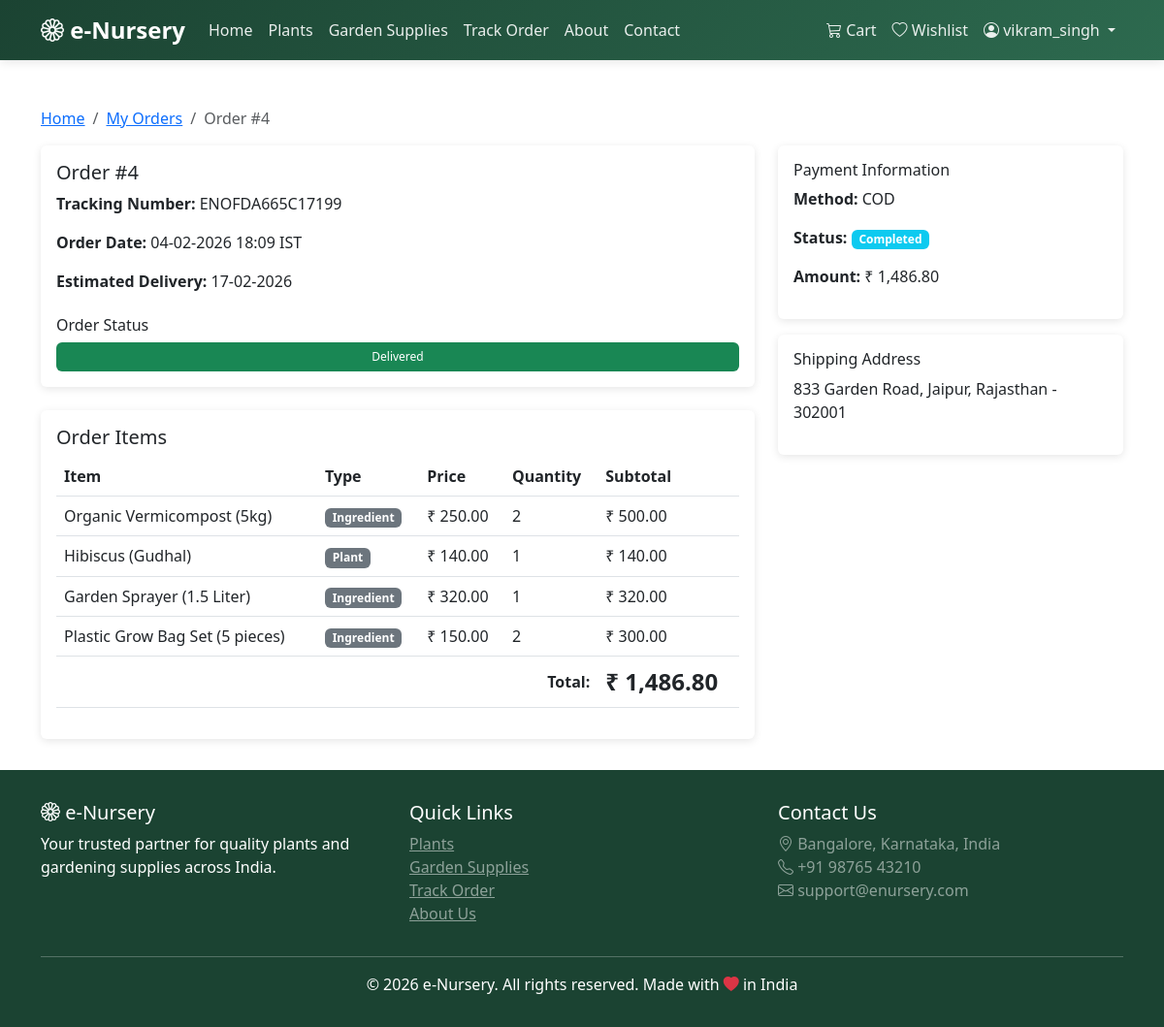
The page /order/4 (signed in) on the database its author committed.
### models.py (models this page shows, shortened)
class User(UserMixin, db.Model):
    __tablename__ = 'users'
    id = db.Column(db.Integer, primary_key=True)
    username = db.Column(db.String(80), unique=True, nullable=False)
    email = db.Column(db.String(120), unique=True, nullable=False)
    password_hash = db.Column(db.String(200), nullable=False)
    full_name = db.Column(db.String(100))
    phone = db.Column(db.String(15))
    address = db.Column(db.Text)
    city = db.Column(db.String(50))
    state = db.Column(db.String(50))
    pincode = db.Column(db.String(10))
    role = db.Column(db.String(20), default='user')  # 'admin' or 'user'
    created_at = db.Column(db.DateTime, default=datetime.utcnow)
    cart_items = db.relationship('Cart', backref='user', lazy=True, cascade='all, delete-orphan')
    orders = db.relationship('Order', backref='user', lazy=True)
    wishlists = db.relationship('Wishlist', backref='user', lazy=True, cascade='all, delete-orphan')
    reviews = db.relationship('Review', backref='user', lazy=True)

class Order(db.Model):
    __tablename__ = 'orders'
    id = db.Column(db.Integer, primary_key=True)
    user_id = db.Column(db.Integer, db.ForeignKey('users.id'), nullable=False)
    total_amount = db.Column(db.Float, nullable=False)
    order_status = db.Column(db.String(50), default='Pending')
    payment_status = db.Column(db.String(50), default='Pending')
    payment_method = db.Column(db.String(50))
    tracking_number = db.Column(db.String(50), unique=True)
    shipping_address = db.Column(db.Text)
    estimated_delivery = db.Column(db.DateTime)
    created_at = db.Column(db.DateTime, default=datetime.utcnow)
    order_items = db.relationship('OrderItem', backref='order', lazy=True, cascade='all, delete-orphan')

class OrderItem(db.Model):
    __tablename__ = 'order_items'
    id = db.Column(db.Integer, primary_key=True)
    order_id = db.Column(db.Integer, db.ForeignKey('orders.id'), nullable=False)
    item_type = db.Column(db.String(20), nullable=False)  # 'plant' or 'ingredient'
    item_id = db.Column(db.Integer, nullable=False)
    item_name = db.Column(db.String(100))
    quantity = db.Column(db.Integer, nullable=False)
    price = db.Column(db.Float, nullable=False)
    subtotal = db.Column(db.Float, nullable=False)

### routes.py (the view)
    @app.route('/order/<int:id>')
    @login_required
    def order_detail(id):
        order = Order.query.get_or_404(id)
        if order.user_id != current_user.id and current_user.role != 'admin':
            flash('Unauthorized', 'danger')
            return redirect(url_for('index'))
        return render_template('order_detail.html', order=order)

### app.py (called while the page is built)
@login_manager.user_loader
def load_user(user_id):
    return User.query.get(int(user_id))

### templates/order_detail.html (shortened to what this page needs)
{% extends 'base.html' %}
{% block content %}
<div class="container">
    <nav aria-label="breadcrumb">
        <ol class="breadcrumb">
            <li class="breadcrumb-item"><a href="{{ url_for('index') }}">Home</a></li>
            <li class="breadcrumb-item"><a href="{{ url_for('my_orders') }}">My Orders</a></li>
            <li class="breadcrumb-item active">Order #{{ order.id }}</li>
        </ol>
    </nav>
    <div class="row">
        <div class="col-md-8">
            <div class="card mb-4">
                <div class="card-body">
                    <h5>Order #{{ order.id }}</h5>
                    <p><strong>Tracking Number:</strong> {{ order.tracking_number }}</p>
                    <p><strong>Order Date:</strong> {{ order.created_at.strftime('%d-%m-%Y %H:%M IST') }}</p>
                    <p><strong>Estimated Delivery:</strong> {{ order.estimated_delivery.strftime('%d-%m-%Y') }}</p>
                    <h6 class="mt-4">Order Status</h6>
                    <div class="progress" style="height: 30px;">
                        {% set statuses = ['Pending', 'Confirmed', 'Packed', 'Shipped', 'Out for Delivery', 'Delivered'] %}
                        {% set current_index = statuses.index(order.order_status) if order.order_status in statuses else 0 %}
                        {% set progress = ((current_index + 1) / statuses|length * 100)|int %}
                        <div class="progress-bar bg-success" style="width: {{ progress }}%">{{ order.order_status }}</div>
                    </div>
                </div>
            </div>
            <div class="card">
                <div class="card-body">
                    <h5>Order Items</h5>
                    <table class="table">
                        <thead>
                            <tr>
                                <th>Item</th>
                                <th>Type</th>
                                <th>Price</th>
                                <th>Quantity</th>
                                <th>Subtotal</th>
                            </tr>
                        </thead>
                        <tbody>
                            {% for item in order.order_items %}
                            <tr>
                                <td>{{ item.item_name }}</td>
                                <td><span class="badge bg-secondary">{{ item.item_type.title() }}</span></td>
                                <td>{{ format_currency(item.price) }}</td>
                                <td>{{ item.quantity }}</td>
                                <td>{{ format_currency(item.subtotal) }}</td>
                            </tr>
                            {% endfor %}
                        </tbody>
                        <tfoot>
                            <tr>
                                <th colspan="4" class="text-end">Total:</th>
                                <th class="price-tag">{{ format_currency(order.total_amount) }}</th>
                            </tr>
                        </tfoot>
                    </table>
                </div>
            </div>
        </div>
        <div class="col-md-4">
            <div class="card mb-3">
                <div class="card-body">
                    <h6>Payment Information</h6>
                    <p><strong>Method:</strong> {{ order.payment_method.upper() }}</p>
                    <p><strong>Status:</strong> <span class="badge bg-info">{{ order.payment_status }}</span></p>
                    <p><strong>Amount:</strong> {{ format_currency(order.total_amount) }}</p>
                </div>
            </div>
            <div class="card">
                <div class="card-body">
                    <h6>Shipping Address</h6>
                    <p>{{ order.shipping_address }}</p>
                </div>
            </div>
        </div>
    </div>
</div>
{% endblock %}

### templates/base.html (shortened to what this page needs)
<!DOCTYPE html>
<html lang="en">
<head>
    <link href="https://cdn.jsdelivr.net/npm/bootstrap@5.3.0/dist/css/bootstrap.min.css" rel="stylesheet">
    <link rel="stylesheet" href="https://cdn.jsdelivr.net/npm/bootstrap-icons@1.11.0/font/bootstrap-icons.css">
</head>
<body>
    <nav class="navbar navbar-expand-lg navbar-dark sticky-top">
        <div class="container">
            <a class="navbar-brand" href="{{ url_for('index') }}">
                <i class="bi bi-flower1"></i> e-Nursery
            </a>
            <div class="collapse navbar-collapse" id="navbarNav">
                <ul class="navbar-nav me-auto">
                    <li class="nav-item">
                        <a class="nav-link" href="{{ url_for('index') }}">Home</a>
                    </li>
                    <li class="nav-item">
                        <a class="nav-link" href="{{ url_for('plants') }}">Plants</a>
                    </li>
                    <li class="nav-item">
                        <a class="nav-link" href="{{ url_for('ingredients') }}">Garden Supplies</a>
                    </li>
                    <li class="nav-item">
                        <a class="nav-link" href="{{ url_for('track_order') }}">Track Order</a>
                    </li>
                    <li class="nav-item">
                        <a class="nav-link" href="{{ url_for('about') }}">About</a>
                    </li>
                    <li class="nav-item">
                        <a class="nav-link" href="{{ url_for('contact') }}">Contact</a>
                    </li>
                </ul>
                <ul class="navbar-nav">
                    {% if current_user.is_authenticated %}
                        <li class="nav-item">
                            <a class="nav-link position-relative" href="{{ url_for('cart') }}">
                                <i class="bi bi-cart3"></i> Cart
                            </a>
                        </li>
                        <li class="nav-item">
                            <a class="nav-link" href="{{ url_for('wishlist') }}">
                                <i class="bi bi-heart"></i> Wishlist
                            </a>
                        </li>
                        <li class="nav-item dropdown">
                            <a class="nav-link dropdown-toggle" href="#" id="userDropdown" role="button" data-bs-toggle="dropdown">
                                <i class="bi bi-person-circle"></i> {{ current_user.username }}
                            </a>
                        </li>
                    {% endif %}
                </ul>
            </div>
        </div>
    </nav>
    <div class="content-wrapper">
        {% block content %}{% endblock %}
    </div>
    <footer class="footer">
        <div class="container">
            <div class="row">
                <div class="col-md-4">
                    <h5><i class="bi bi-flower1"></i> e-Nursery</h5>
                    <p>Your trusted partner for quality plants and gardening supplies across India.</p>
                </div>
                <div class="col-md-4">
                    <h5>Quick Links</h5>
                    <ul class="list-unstyled">
                        <li><a href="{{ url_for('plants') }}" class="text-white-50">Plants</a></li>
                        <li><a href="{{ url_for('ingredients') }}" class="text-white-50">Garden Supplies</a></li>
                        <li><a href="{{ url_for('track_order') }}" class="text-white-50">Track Order</a></li>
                        <li><a href="{{ url_for('about') }}" class="text-white-50">About Us</a></li>
                    </ul>
                </div>
                <div class="col-md-4">
                    <h5>Contact Us</h5>
                    <p class="text-white-50">
                        <i class="bi bi-geo-alt"></i> Bangalore, Karnataka, India<br>
                        <i class="bi bi-telephone"></i> +91 98765 43210<br>
                        <i class="bi bi-envelope"></i> support@enursery.com
                    </p>
                </div>
            </div>
            <hr class="bg-white">
            <div class="text-center">
                <p class="mb-0">&copy; 2026 e-Nursery. All rights reserved. Made with <i class="bi bi-heart-fill text-danger"></i> in India</p>
            </div>
        </div>
    </footer>
</body>
</html>

### templates/base.html (style rules this page uses)
:root { --primary-color: #2d6a4f; --secondary-color: #52b788; --accent-color: #95d5b2; --dark-green: #1b4332; }
body { font-family: 'Segoe UI', Tahoma, Geneva, Verdana, sans-serif; min-height: 100vh; display: flex; flex-direction: column; }
.navbar { background: linear-gradient(135deg, var(--dark-green), var(--primary-color)) !important; box-shadow: 0 2px 10px rgba(0,0,0,0.1); }
.navbar-brand { font-weight: 700; font-size: 1.5rem; color: white !important; }
.nav-link { color: rgba(255,255,255,0.9) !important; font-weight: 500; transition: color 0.3s; }
.content-wrapper { flex: 1; padding-top: 2rem; padding-bottom: 2rem; }
.footer { background: var(--dark-green); color: white; padding: 2rem 0; margin-top: auto; }
.card { border: none; box-shadow: 0 2px 8px rgba(0,0,0,0.1); transition: transform 0.3s, box-shadow 0.3s; }
.price-tag { font-size: 1.5rem; font-weight: 700; color: var(--primary-color); }

### rows shown on the page
User: username "vikram_singh"
Order: id "4", tracking_number "ENOFDA665C17199", created_at "04-02-2026 18:09 IST", estimated_delivery "17-02-2026", order_status "Delivered", total_amount "₹ 1,486.80", payment_method "COD", payment_status "Completed", shipping_address "833 Garden Road, Jaipur, Rajasthan - 302001"
OrderItem: item_name "Organic Vermicompost (5kg)", item_type "Ingredient", price "₹ 250.00", quantity "2", subtotal "₹ 500.00"
OrderItem: item_name "Hibiscus (Gudhal)", item_type "Plant", price "₹ 140.00", quantity "1", subtotal "₹ 140.00"
OrderItem: item_name "Garden Sprayer (1.5 Liter)", item_type "Ingredient", price "₹ 320.00", quantity "1", subtotal "₹ 320.00"
OrderItem: item_name "Plastic Grow Bag Set (5 pieces)", item_type "Ingredient", price "₹ 150.00", quantity "2", subtotal "₹ 300.00"
